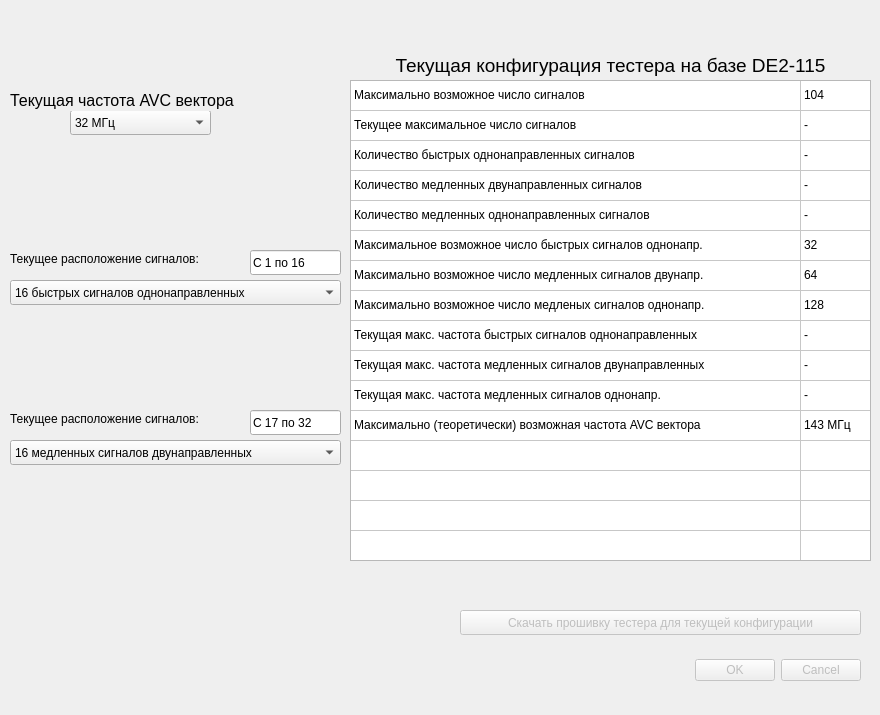
<?xml version="1.0" encoding="UTF-8"?>
<ui version="4.0">
 <class>Dialog</class>
 <widget class="QDialog" name="Dialog">
  <property name="geometry">
   <rect>
    <x>0</x>
    <y>0</y>
    <width>880</width>
    <height>715</height>
   </rect>
  </property>
  <property name="windowTitle">
   <string>Dialog</string>
  </property>
  <widget class="QDialogButtonBox" name="buttonBox">
   <property name="enabled">
    <bool>false</bool>
   </property>
   <property name="geometry">
    <rect>
     <x>690</x>
     <y>650</y>
     <width>171</width>
     <height>41</height>
    </rect>
   </property>
   <property name="orientation">
    <enum>Qt::Horizontal</enum>
   </property>
   <property name="standardButtons">
    <set>QDialogButtonBox::Cancel|QDialogButtonBox::Ok</set>
   </property>
   <property name="centerButtons">
    <bool>false</bool>
   </property>
  </widget>
  <widget class="QComboBox" name="comboBox">
   <property name="geometry">
    <rect>
     <x>10</x>
     <y>280</y>
     <width>331</width>
     <height>25</height>
    </rect>
   </property>
   <item>
    <property name="text">
     <string>16 быстрых сигналов однонаправленных</string>
    </property>
   </item>
   <item>
    <property name="text">
     <string>16 медленных сигналов двунаправленных</string>
    </property>
   </item>
   <item>
    <property name="text">
     <string>16 медленных сигналов однонаправленных</string>
    </property>
   </item>
   <item>
    <property name="text">
     <string>32 медленных сигнала двунаправленных</string>
    </property>
   </item>
   <item>
    <property name="text">
     <string>32 медленных сигнала однонаправленных</string>
    </property>
   </item>
   <item>
    <property name="text">
     <string>64 медленных сигнала однонаправленных</string>
    </property>
   </item>
  </widget>
  <widget class="QLabel" name="label">
   <property name="geometry">
    <rect>
     <x>0</x>
     <y>0</y>
     <width>881</width>
     <height>721</height>
    </rect>
   </property>
   <property name="sizePolicy">
    <sizepolicy hsizetype="Fixed" vsizetype="Fixed">
     <horstretch>0</horstretch>
     <verstretch>0</verstretch>
    </sizepolicy>
   </property>
   <property name="text">
    <string/>
   </property>
   <property name="pixmap">
    <pixmap>AVC1READER_sdram.png</pixmap>
   </property>
  </widget>
  <widget class="QComboBox" name="comboBox_2">
   <property name="geometry">
    <rect>
     <x>10</x>
     <y>440</y>
     <width>331</width>
     <height>25</height>
    </rect>
   </property>
   <property name="currentIndex">
    <number>1</number>
   </property>
   <item>
    <property name="text">
     <string>16 быстрых сигналов однонаправленных</string>
    </property>
   </item>
   <item>
    <property name="text">
     <string>16 медленных сигналов двунаправленных</string>
    </property>
   </item>
   <item>
    <property name="text">
     <string>16 медленных сигналов однонаправленных</string>
    </property>
   </item>
   <item>
    <property name="text">
     <string>32 медленных сигнала двунаправленных</string>
    </property>
   </item>
   <item>
    <property name="text">
     <string>32 медленных сигнала однонаправленных</string>
    </property>
   </item>
   <item>
    <property name="text">
     <string>64 медленных сигнала однонаправленных</string>
    </property>
   </item>
  </widget>
  <widget class="QLabel" name="label_2">
   <property name="geometry">
    <rect>
     <x>350</x>
     <y>50</y>
     <width>521</width>
     <height>31</height>
    </rect>
   </property>
   <property name="palette">
    <palette>
     <active>
      <colorrole role="WindowText">
       <brush brushstyle="SolidPattern">
        <color alpha="255">
         <red>0</red>
         <green>0</green>
         <blue>0</blue>
        </color>
       </brush>
      </colorrole>
     </active>
     <inactive>
      <colorrole role="WindowText">
       <brush brushstyle="SolidPattern">
        <color alpha="255">
         <red>0</red>
         <green>0</green>
         <blue>0</blue>
        </color>
       </brush>
      </colorrole>
     </inactive>
     <disabled>
      <colorrole role="WindowText">
       <brush brushstyle="SolidPattern">
        <color alpha="255">
         <red>128</red>
         <green>128</green>
         <blue>128</blue>
        </color>
       </brush>
      </colorrole>
     </disabled>
    </palette>
   </property>
   <property name="font">
    <font>
     <pointsize>14</pointsize>
     <weight>50</weight>
     <bold>false</bold>
    </font>
   </property>
   <property name="layoutDirection">
    <enum>Qt::LeftToRight</enum>
   </property>
   <property name="autoFillBackground">
    <bool>true</bool>
   </property>
   <property name="text">
    <string>Текущая конфигурация тестера на базе DE2-115</string>
   </property>
   <property name="textFormat">
    <enum>Qt::PlainText</enum>
   </property>
   <property name="alignment">
    <set>Qt::AlignCenter</set>
   </property>
  </widget>
  <widget class="QTableWidget" name="tableWidget">
   <property name="geometry">
    <rect>
     <x>350</x>
     <y>80</y>
     <width>521</width>
     <height>481</height>
    </rect>
   </property>
   <property name="verticalScrollBarPolicy">
    <enum>Qt::ScrollBarAlwaysOff</enum>
   </property>
   <property name="horizontalScrollBarPolicy">
    <enum>Qt::ScrollBarAlwaysOff</enum>
   </property>
   <property name="sizeAdjustPolicy">
    <enum>QAbstractScrollArea::AdjustToContents</enum>
   </property>
   <property name="autoScroll">
    <bool>false</bool>
   </property>
   <property name="autoScrollMargin">
    <number>-1</number>
   </property>
   <property name="editTriggers">
    <set>QAbstractItemView::NoEditTriggers</set>
   </property>
   <property name="tabKeyNavigation">
    <bool>false</bool>
   </property>
   <property name="showDropIndicator" stdset="0">
    <bool>false</bool>
   </property>
   <property name="dragDropOverwriteMode">
    <bool>false</bool>
   </property>
   <property name="dragDropMode">
    <enum>QAbstractItemView::NoDragDrop</enum>
   </property>
   <property name="selectionMode">
    <enum>QAbstractItemView::SingleSelection</enum>
   </property>
   <property name="textElideMode">
    <enum>Qt::ElideNone</enum>
   </property>
   <property name="horizontalScrollMode">
    <enum>QAbstractItemView::ScrollPerItem</enum>
   </property>
   <property name="showGrid">
    <bool>true</bool>
   </property>
   <property name="sortingEnabled">
    <bool>false</bool>
   </property>
   <property name="wordWrap">
    <bool>true</bool>
   </property>
   <property name="cornerButtonEnabled">
    <bool>true</bool>
   </property>
   <property name="rowCount">
    <number>16</number>
   </property>
   <attribute name="horizontalHeaderVisible">
    <bool>false</bool>
   </attribute>
   <attribute name="horizontalHeaderCascadingSectionResizes">
    <bool>false</bool>
   </attribute>
   <attribute name="horizontalHeaderMinimumSectionSize">
    <number>5</number>
   </attribute>
   <attribute name="horizontalHeaderDefaultSectionSize">
    <number>450</number>
   </attribute>
   <attribute name="horizontalHeaderHighlightSections">
    <bool>true</bool>
   </attribute>
   <attribute name="horizontalHeaderShowSortIndicator" stdset="0">
    <bool>false</bool>
   </attribute>
   <attribute name="horizontalHeaderStretchLastSection">
    <bool>true</bool>
   </attribute>
   <attribute name="verticalHeaderVisible">
    <bool>false</bool>
   </attribute>
   <attribute name="verticalHeaderCascadingSectionResizes">
    <bool>false</bool>
   </attribute>
   <attribute name="verticalHeaderMinimumSectionSize">
    <number>5</number>
   </attribute>
   <attribute name="verticalHeaderDefaultSectionSize">
    <number>30</number>
   </attribute>
   <attribute name="verticalHeaderHighlightSections">
    <bool>true</bool>
   </attribute>
   <attribute name="verticalHeaderShowSortIndicator" stdset="0">
    <bool>false</bool>
   </attribute>
   <attribute name="verticalHeaderStretchLastSection">
    <bool>false</bool>
   </attribute>
   <row>
    <property name="text">
     <string/>
    </property>
   </row>
   <row/>
   <row/>
   <row/>
   <row/>
   <row/>
   <row/>
   <row/>
   <row/>
   <row/>
   <row/>
   <row/>
   <row/>
   <row/>
   <row/>
   <row/>
   <column>
    <property name="text">
     <string>Параметр</string>
    </property>
   </column>
   <column>
    <property name="text">
     <string>Значение</string>
    </property>
   </column>
   <item row="0" column="0">
    <property name="text">
     <string>Максимально возможное число сигналов</string>
    </property>
   </item>
   <item row="0" column="1">
    <property name="text">
     <string>104</string>
    </property>
   </item>
   <item row="1" column="0">
    <property name="text">
     <string>Текущее максимальное число сигналов</string>
    </property>
   </item>
   <item row="1" column="1">
    <property name="text">
     <string>-</string>
    </property>
   </item>
   <item row="2" column="0">
    <property name="text">
     <string>Количество быстрых однонаправленных сигналов</string>
    </property>
   </item>
   <item row="2" column="1">
    <property name="text">
     <string>-</string>
    </property>
   </item>
   <item row="3" column="0">
    <property name="text">
     <string>Количество медленных двунаправленных сигналов</string>
    </property>
   </item>
   <item row="3" column="1">
    <property name="text">
     <string>-</string>
    </property>
   </item>
   <item row="4" column="0">
    <property name="text">
     <string>Количество медленных однонаправленных сигналов</string>
    </property>
   </item>
   <item row="4" column="1">
    <property name="text">
     <string>-</string>
    </property>
   </item>
   <item row="5" column="0">
    <property name="text">
     <string>Максимальное возможное число быстрых сигналов однонапр.</string>
    </property>
   </item>
   <item row="5" column="1">
    <property name="text">
     <string>32</string>
    </property>
   </item>
   <item row="6" column="0">
    <property name="text">
     <string>Максимально возможное число медленных сигналов двунапр.</string>
    </property>
   </item>
   <item row="6" column="1">
    <property name="text">
     <string>64</string>
    </property>
   </item>
   <item row="7" column="0">
    <property name="text">
     <string>Максимально возможное число медленых сигналов однонапр.</string>
    </property>
   </item>
   <item row="7" column="1">
    <property name="text">
     <string>128</string>
    </property>
   </item>
   <item row="8" column="0">
    <property name="text">
     <string>Текущая макс. частота быстрых сигналов однонаправленных</string>
    </property>
   </item>
   <item row="8" column="1">
    <property name="text">
     <string>-</string>
    </property>
   </item>
   <item row="9" column="0">
    <property name="text">
     <string>Текущая макс. частота медленных сигналов двунаправленных</string>
    </property>
   </item>
   <item row="9" column="1">
    <property name="text">
     <string>-</string>
    </property>
   </item>
   <item row="10" column="0">
    <property name="text">
     <string>Текущая макс. частота медленных сигналов однонапр.</string>
    </property>
   </item>
   <item row="10" column="1">
    <property name="text">
     <string>-</string>
    </property>
   </item>
   <item row="11" column="0">
    <property name="text">
     <string>Максимально (теоретически) возможная частота AVC вектора</string>
    </property>
   </item>
   <item row="11" column="1">
    <property name="text">
     <string>143 МГц</string>
    </property>
   </item>
  </widget>
  <widget class="QComboBox" name="comboBox_3">
   <property name="geometry">
    <rect>
     <x>70</x>
     <y>110</y>
     <width>141</width>
     <height>25</height>
    </rect>
   </property>
   <property name="currentIndex">
    <number>3</number>
   </property>
   <item>
    <property name="text">
     <string>143 МГц</string>
    </property>
   </item>
   <item>
    <property name="text">
     <string>71 МГц</string>
    </property>
   </item>
   <item>
    <property name="text">
     <string>64 МГц</string>
    </property>
   </item>
   <item>
    <property name="text">
     <string>32 МГц</string>
    </property>
   </item>
   <item>
    <property name="text">
     <string>16 МГц</string>
    </property>
   </item>
  </widget>
  <widget class="QLabel" name="label_3">
   <property name="geometry">
    <rect>
     <x>10</x>
     <y>90</y>
     <width>261</width>
     <height>21</height>
    </rect>
   </property>
   <property name="font">
    <font>
     <pointsize>12</pointsize>
     <weight>50</weight>
     <bold>false</bold>
    </font>
   </property>
   <property name="autoFillBackground">
    <bool>true</bool>
   </property>
   <property name="text">
    <string>Текущая частота AVC вектора</string>
   </property>
  </widget>
  <widget class="QPushButton" name="pushButton">
   <property name="enabled">
    <bool>false</bool>
   </property>
   <property name="geometry">
    <rect>
     <x>460</x>
     <y>610</y>
     <width>401</width>
     <height>25</height>
    </rect>
   </property>
   <property name="text">
    <string>Скачать прошивку тестера для текущей конфигурации</string>
   </property>
  </widget>
  <widget class="QLabel" name="label_4">
   <property name="geometry">
    <rect>
     <x>10</x>
     <y>250</y>
     <width>241</width>
     <height>17</height>
    </rect>
   </property>
   <property name="palette">
    <palette>
     <active>
      <colorrole role="WindowText">
       <brush brushstyle="SolidPattern">
        <color alpha="255">
         <red>0</red>
         <green>0</green>
         <blue>0</blue>
        </color>
       </brush>
      </colorrole>
     </active>
     <inactive>
      <colorrole role="WindowText">
       <brush brushstyle="SolidPattern">
        <color alpha="255">
         <red>0</red>
         <green>0</green>
         <blue>0</blue>
        </color>
       </brush>
      </colorrole>
     </inactive>
     <disabled>
      <colorrole role="WindowText">
       <brush brushstyle="SolidPattern">
        <color alpha="255">
         <red>128</red>
         <green>128</green>
         <blue>128</blue>
        </color>
       </brush>
      </colorrole>
     </disabled>
    </palette>
   </property>
   <property name="autoFillBackground">
    <bool>true</bool>
   </property>
   <property name="text">
    <string>Текущее расположение сигналов:</string>
   </property>
  </widget>
  <widget class="QLineEdit" name="lineEdit">
   <property name="enabled">
    <bool>true</bool>
   </property>
   <property name="geometry">
    <rect>
     <x>250</x>
     <y>250</y>
     <width>91</width>
     <height>25</height>
    </rect>
   </property>
   <property name="text">
    <string>С 1 по 16</string>
   </property>
   <property name="readOnly">
    <bool>true</bool>
   </property>
  </widget>
  <widget class="QLabel" name="label_5">
   <property name="geometry">
    <rect>
     <x>10</x>
     <y>410</y>
     <width>241</width>
     <height>17</height>
    </rect>
   </property>
   <property name="palette">
    <palette>
     <active>
      <colorrole role="WindowText">
       <brush brushstyle="SolidPattern">
        <color alpha="255">
         <red>0</red>
         <green>0</green>
         <blue>0</blue>
        </color>
       </brush>
      </colorrole>
     </active>
     <inactive>
      <colorrole role="WindowText">
       <brush brushstyle="SolidPattern">
        <color alpha="255">
         <red>0</red>
         <green>0</green>
         <blue>0</blue>
        </color>
       </brush>
      </colorrole>
     </inactive>
     <disabled>
      <colorrole role="WindowText">
       <brush brushstyle="SolidPattern">
        <color alpha="255">
         <red>128</red>
         <green>128</green>
         <blue>128</blue>
        </color>
       </brush>
      </colorrole>
     </disabled>
    </palette>
   </property>
   <property name="autoFillBackground">
    <bool>true</bool>
   </property>
   <property name="text">
    <string>Текущее расположение сигналов:</string>
   </property>
  </widget>
  <widget class="QLineEdit" name="lineEdit_2">
   <property name="geometry">
    <rect>
     <x>250</x>
     <y>410</y>
     <width>91</width>
     <height>25</height>
    </rect>
   </property>
   <property name="text">
    <string>С 17 по 32</string>
   </property>
   <property name="readOnly">
    <bool>true</bool>
   </property>
  </widget>
  <zorder>label</zorder>
  <zorder>buttonBox</zorder>
  <zorder>comboBox</zorder>
  <zorder>comboBox_2</zorder>
  <zorder>label_2</zorder>
  <zorder>tableWidget</zorder>
  <zorder>comboBox_3</zorder>
  <zorder>label_3</zorder>
  <zorder>pushButton</zorder>
  <zorder>label_4</zorder>
  <zorder>lineEdit</zorder>
  <zorder>label_5</zorder>
  <zorder>lineEdit_2</zorder>
 </widget>
 <resources/>
 <connections>
  <connection>
   <sender>buttonBox</sender>
   <signal>accepted()</signal>
   <receiver>Dialog</receiver>
   <slot>accept()</slot>
   <hints>
    <hint type="sourcelabel">
     <x>248</x>
     <y>254</y>
    </hint>
    <hint type="destinationlabel">
     <x>157</x>
     <y>274</y>
    </hint>
   </hints>
  </connection>
  <connection>
   <sender>buttonBox</sender>
   <signal>rejected()</signal>
   <receiver>Dialog</receiver>
   <slot>reject()</slot>
   <hints>
    <hint type="sourcelabel">
     <x>316</x>
     <y>260</y>
    </hint>
    <hint type="destinationlabel">
     <x>286</x>
     <y>274</y>
    </hint>
   </hints>
  </connection>
 </connections>
</ui>
